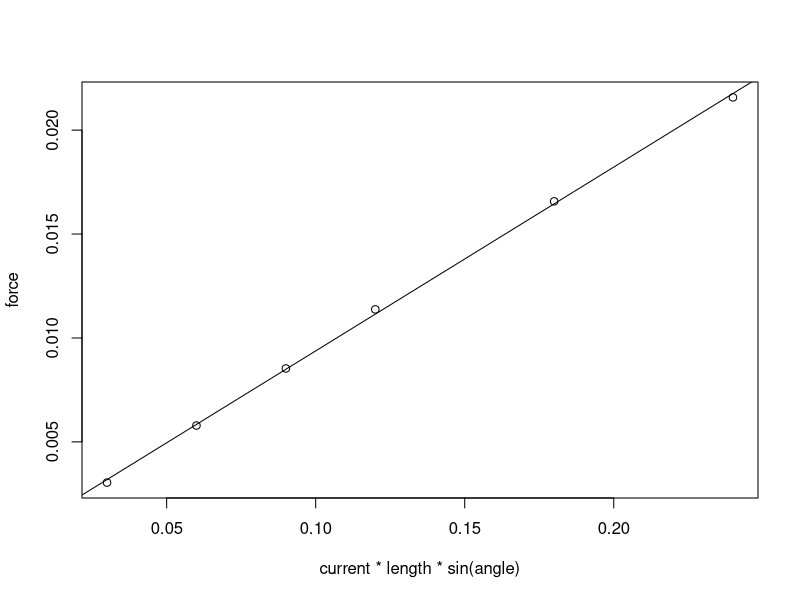
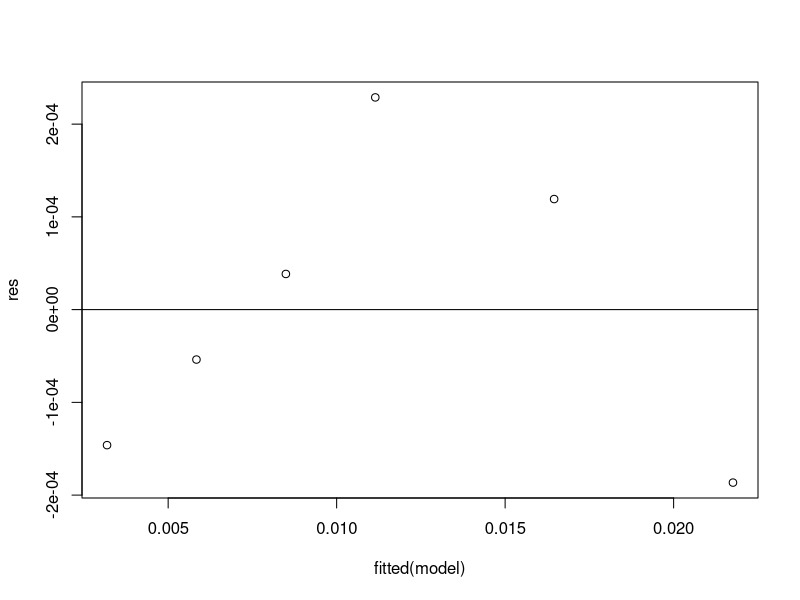
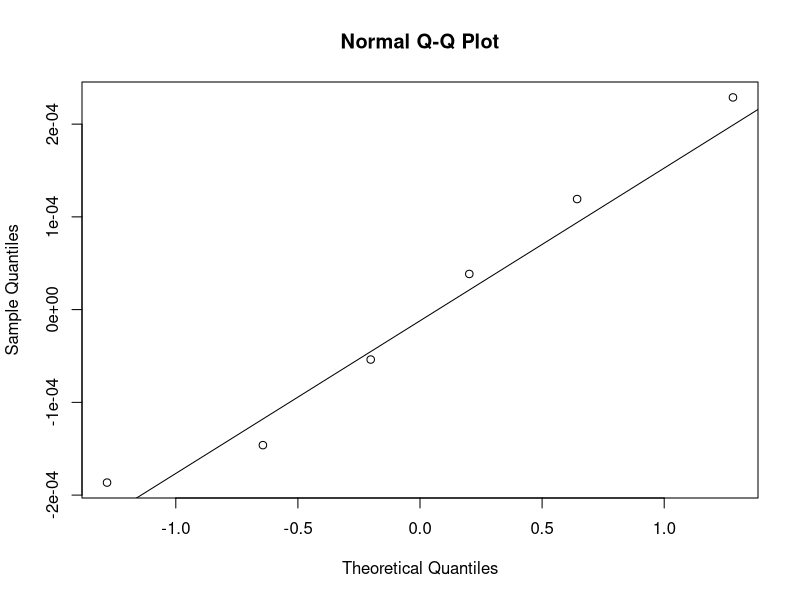
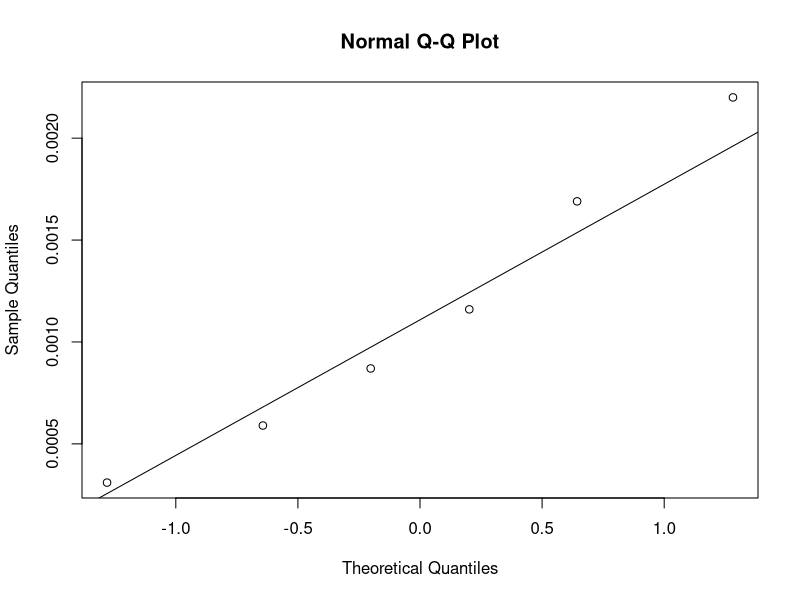
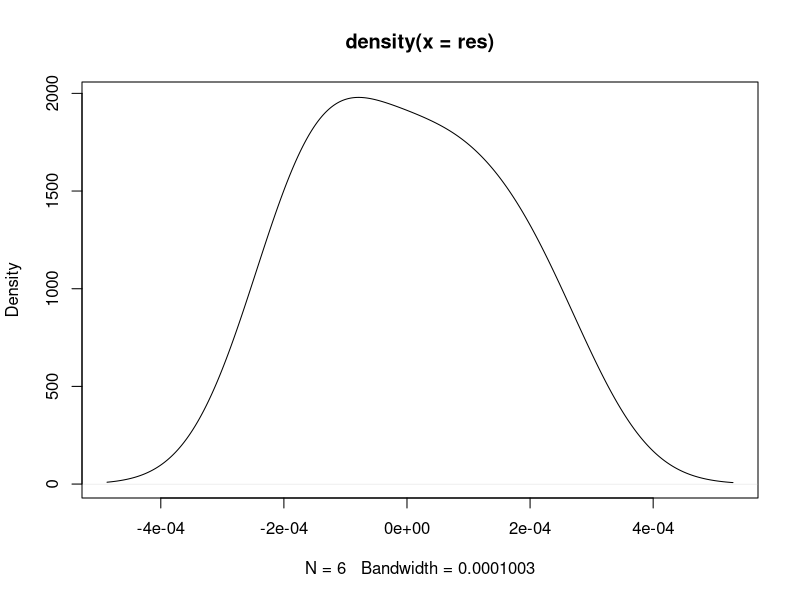
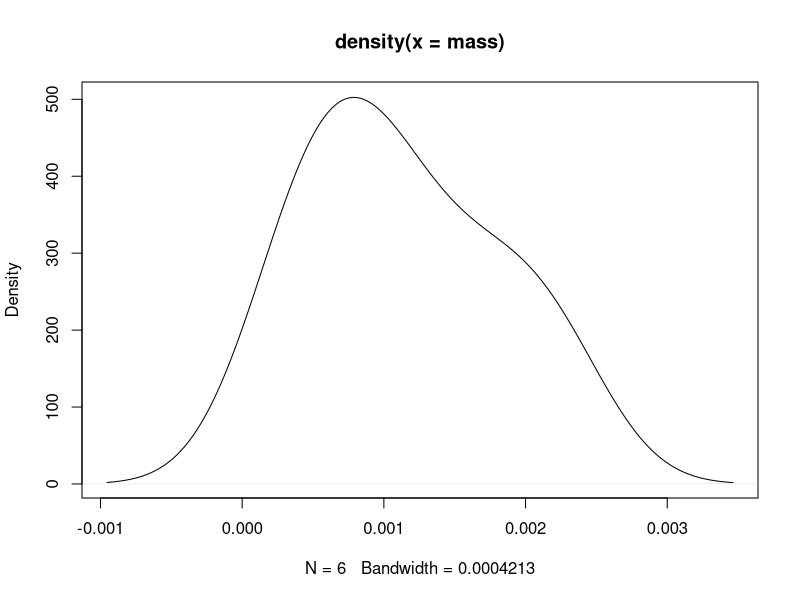

R code for these plots, in order:
# Earth's gravitational acceleration
g = 9.80665

# Data
current = 3
length = c(10, 20, 30, 40, 60, 80) / 1000
angle = pi/2

# Laplace force
mass = c(0.31, 0.59, 0.87, 1.16, 1.69, 2.2) / 1000
force = mass * g

# Linear regression
model = lm(force ~ I(current * length * sin(angle)))
summary(model)

# Plots with regression line
plot(current * length * sin(angle), force)
abline(model)

# Residuals
res = resid(model)

# Residual VS Fitted plot
plot(fitted(model), res)
abline(0,0)

# Shapiro-Wilk
shapiro.test(res)
shapiro.test(mass)

# QQ-plot 
qqnorm(res)
qqline(res)

qqnorm(mass)
qqline(mass)

# Density
plot(density(res))
plot(density(mass))



